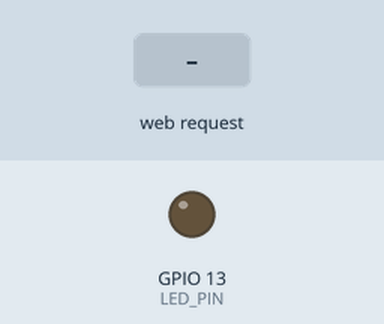
A sketch run on a simulated ESP32. Parts: output pins drawn as LEDs (lit = HIGH). The test bench sets the inputs (shaded band). WiFi joins after 1.5 s; servers stay silent unless stated; what the sketch prints to the serial monitor is not drawn.

Above: at 2.7 s.
2.8 s: HTTP request GET /blink received
At 3.6 s:
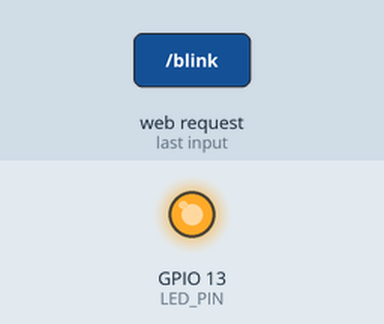
Timing chart, 0 to 5.8 s (numbered marks = the images above; inputs shaded):
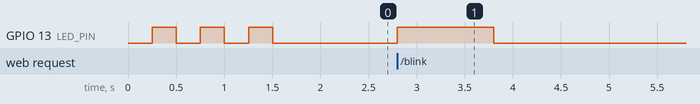

The sketch:

esp32_wifi_simple.ino
```cpp
/*
  Vibro - WiFi LED Controller (Hotspot Mode)

  Instructions:
  1. Open Serial Monitor (115200 baud).
  2. Change WIFI_SSID to your Phone's Hotspot Name.
  3. Change WIFI_PASSWORD to your Hotspot Password.
  4. Upload.
  5. Wait for connection (LED will flash fast while connecting).
  6. Once connected, Serial Monitor will show IP Address (e.g., 192.168.43.100).
  7. Open Phone Browser and visit: http://<IP_ADDRESS>/blink
*/

#include <WiFi.h>
#include <WebServer.h>

// ── CONFIGURATION ──
const char* WIFI_SSID     = "Your_Phone_Hotspot_Name";      // CHANGE THIS
const char* WIFI_PASSWORD = "Your_Hotspot_Password";  // CHANGE THIS
#define LED_PIN 13

WebServer server(80);

void handleRoot() {
  server.send(200, "text/plain", "Vibro WiFi Ready. Go to /blink to flash LED.");
}

void handleBlink() {
  Serial.println("Command: BLINK LED (WiFi)");
  digitalWrite(LED_PIN, HIGH);
  delay(1000); // Blink for 1 second
  digitalWrite(LED_PIN, LOW);
  server.send(200, "text/plain", "Blinked!");
}

void setup() {
  Serial.begin(115200);
  pinMode(LED_PIN, OUTPUT);
  digitalWrite(LED_PIN, LOW);

  Serial.println();
  Serial.print("Connecting to WiFi: ");
  Serial.println(WIFI_SSID);

  WiFi.begin(WIFI_SSID, WIFI_PASSWORD);

  // Blink fast while connecting
  while (WiFi.status() != WL_CONNECTED) {
    delay(250);
    digitalWrite(LED_PIN, !digitalRead(LED_PIN)); // Toggle
    Serial.print(".");
  }

  digitalWrite(LED_PIN, LOW); // Connected -> LED OFF
  Serial.println();
  Serial.println("WiFi Connected!");
  Serial.print("IP Address: ");
  Serial.println(WiFi.localIP());

  server.on("/", handleRoot);
  server.on("/blink", handleBlink);

  server.begin();
  Serial.println("HTTP Server Started");
}

void loop() {
  server.handleClient();
}
```

Measured:
- after the input at 2.8 s, GPIO 13 (LED_PIN): LOW → HIGH at once, → LOW 1.0 s later
